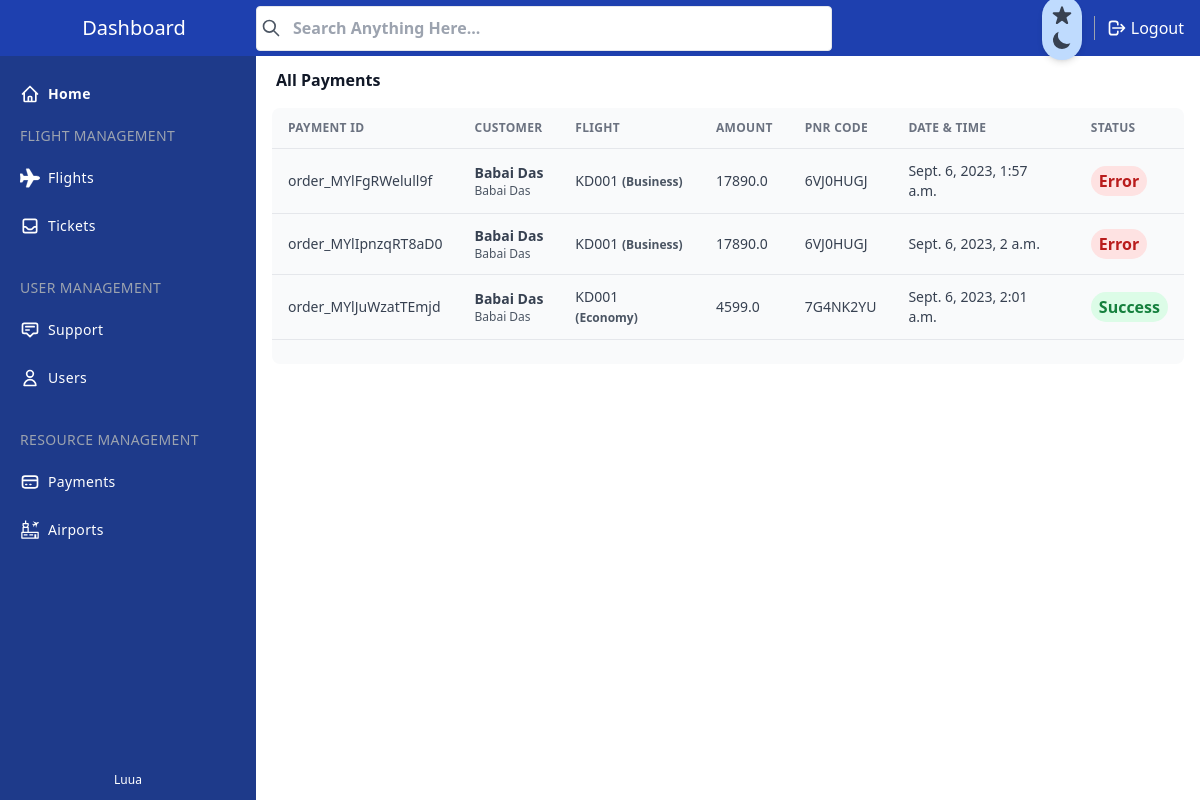
The app's page /manage/payments/ (signed in) with its own data.
### core/models.py (models this page shows, shortened)
class Payment(models.Model):
    payment_id = models.CharField(default=get_random_string(10), unique=True, max_length=32)
    profile = models.ForeignKey(Profile, on_delete=models.CASCADE, related_name="payment_user")
    booking = models.ForeignKey(Booking, on_delete=models.CASCADE, related_name="payment_booking")
    flight = models.ForeignKey(Flight, models.CASCADE, related_name="payment_flight")
    amount = models.FloatField()
    status = models.BooleanField(default=False)
    created_at = models.DateTimeField(auto_now_add= True)
    updated_at = models.DateTimeField(auto_now= True)

class BaseModel(models.Model):
    uid = models.UUIDField(primary_key = True, default = uuid.uuid4)
    created_at = models.DateTimeField(auto_now_add= True)
    updated_at = models.DateTimeField(auto_now= True)
    class Meta:
        abstract = True

class Profile(BaseModel):
    user = models.OneToOneField(User, related_name="userprofile", on_delete=models.CASCADE)
    full_name = models.CharField(max_length=50)
    gender = models.CharField(max_length=8, null=True, blank=True)
    passport_number = models.CharField(max_length=8, null=True, blank=True)
    citizenship = models.CharField(max_length=16, null=True, blank=True)
    mobile_number = models.CharField(max_length=15, null=True, blank=True)
    profile_active = models.BooleanField(default=False)
    def __str__(self) -> str:
        return self.full_name

class Booking(BaseModel):
    profile = models.ForeignKey(Profile, on_delete=models.CASCADE, related_name="booking_user")
    flight = models.ForeignKey(Flight, models.CASCADE, related_name="flight_booking")
    person_name = models.CharField(max_length=50)
    gender = models.CharField(max_length=8)
    passport_number = models.CharField(max_length=8)
    citizenship = models.CharField(max_length=16)
    mobile_number = models.CharField(max_length=15)
    email = models.EmailField(max_length=25, null=True, blank=True)
    pnr_code = models.CharField(default=get_random_string(8).upper(), unique=True, max_length=8)
    seat_type = models.CharField(max_length=8)
    fare_amount = models.FloatField(null=True, blank=True)
    fare = models.ForeignKey(Fare, on_delete=models.CASCADE, related_name="fare_boooking", null=True, blank=True)

class Flight(BaseModel):
    flight_number = models.CharField(max_length=6)
    origin_airport = models.ForeignKey(Airport, on_delete=models.CASCADE, related_name="flight_origin")
    destination_airport = models.ForeignKey(Airport, on_delete=models.CASCADE, related_name="flight_destination")
    departure_date = models.DateField()
    departure_time = models.TimeField()
    arrival_date = models.DateField()
    arrival_time = models.TimeField()
    def __str__(self) -> str:
        return self.flight_number

### manage/views.py (the view)
# urls.py: path('payments/', views.all_payments, name="all_payments"),
@login_required(login_url='/manage/login')
@staff_member_required(login_url='/manage/login')
def all_payments(request):
    try:
        context = {
            "payments" : Payment.objects.all()
        }
        return render(request, 'manage/payments/all-payments.html', context)
    except Exception as err:
        logger.error(err)

### template/manage/payments/all-payments.html (shortened to what this page needs)
{% include 'manage/sections/header.html' %}
{% load static %}
</head>
<body>
    <div x-data="setup()" :class="{ 'dark': isDark }">
        <div
            class="min-h-screen flex flex-col flex-auto flex-shrink-0 antialiased bg-white dark:bg-gray-700 text-black dark:text-white">
            {% include 'manage/sections/nav-bar.html' %}
            {% include 'manage/sections/side-bar.html' %}
            <div class="h-full ml-14 mt-14 mb-10 md:ml-64">
                <div class="flex flex-wrap bg-black-500 items-center px-5 pt-3">
                    <div class="relative w-full max-w-full flex-grow flex-1">
                        <h3 class="font-semibold text-base text-gray-900 dark:text-gray-50">All Payments
                        </h3>
                    </div>
                </div>
                <div class="mt-4 mx-4">
                    <div class="w-full overflow-hidden rounded-lg shadow-xs">
                        <div class="w-full overflow-x-auto">
                            <table class="w-full">
                                <thead>
                                    <tr
                                        class="text-xs font-semibold tracking-wide text-left text-gray-500 uppercase border-b dark:border-gray-700 bg-gray-50 dark:text-gray-400 dark:bg-gray-800">
                                        <th class="px-4 py-3">Payment Id</th>
                                        <th class="px-4 py-3">Customer</th>
                                        <th class="px-4 py-3">Flight</th>
                                        <th class="px-4 py-3">Amount</th>
                                        <th class="px-4 py-3">PNR Code</th>
                                        <th class="px-4 py-3">Date & Time</th>
                                        <th class="px-4 py-3">Status</th>
                                    </tr>
                                </thead>
                                <tbody class="bg-white divide-y dark:divide-gray-700 dark:bg-gray-800">
                                    {% for x in payments %}
                                    <tr onclick="window.location.href='#/manage/payments/{{x.payment_id}}';" class="bg-gray-50 cursor-pointer dark:bg-gray-800 hover:bg-gray-100 dark:hover:bg-gray-900 text-gray-700 dark:text-gray-400">
                                        <td class="px-4 py-3 text-sm">{{x.payment_id}}</td>
                                        <td class="px-4 py-3">
                                            <div class="flex items-center text-sm">
                                                <div>
                                                    <p class="font-semibold">{{x.profile}}</p>
                                                    <p class="text-xs text-gray-600 dark:text-gray-400">{{x.booking.person_name}}
                                                    </p>
                                                </div>
                                            </div>
                                        </td>
                                        <td class="px-4 py-3 text-sm">{{x.flight}} <span class="text-xs font-semibold text-gray-600 dark:text-gray-400">({{x.booking.seat_type}})
                                        </span></td>
                                        <td class="px-4 py-3 text-sm">{{x.amount}}</td>
                                        <td class="px-4 py-3 text-sm">{{x.booking.pnr_code}}</td>
                                        <td class="px-4 py-3 text-sm">{{x.created_at}}</td>
                                        <td class="px-4 py-3">
                                            {% if x.status %}
                                                <span class="px-2 py-1 font-semibold leading-tight text-green-700 bg-green-100 rounded-full dark:bg-green-700 dark:text-green-100">
                                                    Success
                                                </span>
                                            {% else %}
                                                <span class="px-2 py-1 font-semibold leading-tight text-red-700 bg-red-100 rounded-full dark:bg-red-700 dark:text-red-100">
                                                    Error
                                                </span>
                                            {% endif %}
                                        </td>
                                    </tr>
                                    {% endfor %}
                                </tbody>
                            </table>
                        </div>
                        <div
                            class="grid px-4 py-3 text-xs font-semibold tracking-wide text-gray-500 uppercase border-t dark:border-gray-700 bg-gray-50 sm:grid-cols-9 dark:text-gray-400 dark:bg-gray-800">
                        </div>
                    </div>
                </div>
            </div>
        </div>
    </div>
    {% include 'manage/sections/footer.html' %}
</html>

### records on screen
Payment: payment_id "order_MYlFgRWelull9f", profile "Babai Das", booking.person_name "Babai Das", flight "KD001", booking.seat_type "Business", amount "17890.0", booking.pnr_code "6VJ0HUGJ", created_at "Sept. 6, 2023, 1:57 a.m.", status "Error"
Payment: payment_id "order_MYlIpnzqRT8aD0", profile "Babai Das", booking.person_name "Babai Das", flight "KD001", booking.seat_type "Business", amount "17890.0", booking.pnr_code "6VJ0HUGJ", created_at "Sept. 6, 2023, 2 a.m.", status "Error"
Payment: payment_id "order_MYlJuWzatTEmjd", profile "Babai Das", booking.person_name "Babai Das", flight "KD001", booking.seat_type "Economy", amount "4599.0", booking.pnr_code "7G4NK2YU", created_at "Sept. 6, 2023, 2:01 a.m.", status "Success"
